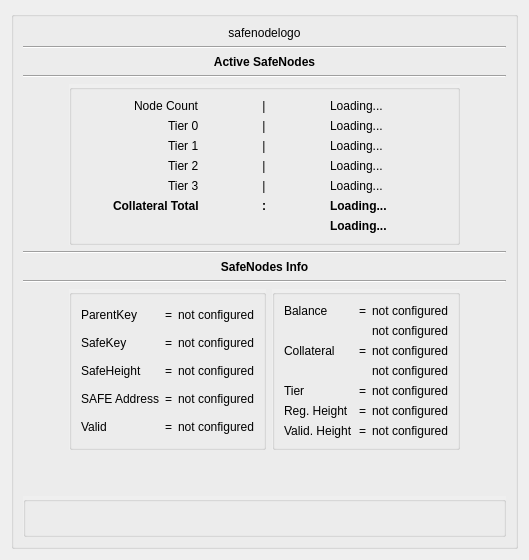
      <widget class="QWidget" name="tab_5">
       <attribute name="title">
        <string>SafeNodes</string>
       </attribute>
       <layout class="QVBoxLayout" name="verticalLayout_11">
        <item>
         <layout class="QHBoxLayout" name="horizontalLayout_17">
          <item>
           <widget class="QGroupBox" name="groupBox_5">
            <property name="title">
             <string/>
            </property>
            <layout class="QGridLayout" name="gridLayout_6">
             <item row="23" column="1">
              <spacer name="horizontalSpacer_8">
               <property name="orientation">
                <enum>Qt::Horizontal</enum>
               </property>
               <property name="sizeHint" stdset="0">
                <size>
                 <width>40</width>
                 <height>20</height>
                </size>
               </property>
              </spacer>
             </item>
             <item row="25" column="1" colspan="4">
              <spacer name="verticalSpacer_6">
               <property name="orientation">
                <enum>Qt::Vertical</enum>
               </property>
               <property name="sizeHint" stdset="0">
                <size>
                 <width>20</width>
                 <height>40</height>
                </size>
               </property>
              </spacer>
             </item>
             <item row="1" column="1" colspan="4">
              <layout class="QVBoxLayout" name="verticalLayout_14">
               <item>
                <widget class="QLabel" name="safenodelogo">
                 <property name="text">
                  <string>safenodelogo</string>
                 </property>
                 <property name="alignment">
                  <set>Qt::AlignCenter</set>
                 </property>
                </widget>
               </item>
               <item>
                <widget class="Line" name="line_4">
                 <property name="orientation">
                  <enum>Qt::Horizontal</enum>
                 </property>
                </widget>
               </item>
               <item>
                <widget class="QLabel" name="label_15">
                 <property name="font">
                  <font>
                   <weight>75</weight>
                   <bold>true</bold>
                  </font>
                 </property>
                 <property name="text">
                  <string>Active SafeNodes</string>
                 </property>
                 <property name="alignment">
                  <set>Qt::AlignCenter</set>
                 </property>
                </widget>
               </item>
               <item>
                <widget class="Line" name="line_3">
                 <property name="orientation">
                  <enum>Qt::Horizontal</enum>
                 </property>
                </widget>
               </item>
              </layout>
             </item>
             <item row="3" column="4">
              <spacer name="horizontalSpacer_10">
               <property name="orientation">
                <enum>Qt::Horizontal</enum>
               </property>
               <property name="sizeHint" stdset="0">
                <size>
                 <width>40</width>
                 <height>20</height>
                </size>
               </property>
              </spacer>
             </item>
             <item row="23" column="2">
              <widget class="QGroupBox" name="groupBox_10">
               <property name="autoFillBackground">
                <bool>true</bool>
               </property>
               <property name="title">
                <string/>
               </property>
               <layout class="QGridLayout" name="gridLayout_7">
                <item row="0" column="0">
                 <layout class="QVBoxLayout" name="verticalLayout_13">
                  <item>
                   <layout class="QGridLayout" name="gridLayout_Info2">
                    <item row="4" column="1">
                     <widget class="QLabel" name="safeheightsep">
                      <property name="text">
                       <string>=</string>
                      </property>
                      <property name="alignment">
                       <set>Qt::AlignCenter</set>
                      </property>
                     </widget>
                    </item>
                    <item row="6" column="1">
                     <widget class="QLabel" name="validsep">
                      <property name="text">
                       <string>=</string>
                      </property>
                      <property name="alignment">
                       <set>Qt::AlignCenter</set>
                      </property>
                     </widget>
                    </item>
                    <item row="3" column="2">
                     <widget class="QLabel" name="safekey">
                      <property name="text">
                       <string>not configured</string>
                      </property>
                     </widget>
                    </item>
                    <item row="6" column="2">
                     <widget class="QLabel" name="is_valid">
                      <property name="text">
                       <string>not configured</string>
                      </property>
                     </widget>
                    </item>
                    <item row="3" column="1">
                     <widget class="QLabel" name="safekeysep">
                      <property name="text">
                       <string>=</string>
                      </property>
                      <property name="alignment">
                       <set>Qt::AlignCenter</set>
                      </property>
                     </widget>
                    </item>
                    <item row="4" column="2">
                     <widget class="QLabel" name="safeheight">
                      <property name="text">
                       <string>not configured</string>
                      </property>
                     </widget>
                    </item>
                    <item row="5" column="2">
                     <widget class="QLabel" name="safeaddress">
                      <property name="text">
                       <string>not configured</string>
                      </property>
                     </widget>
                    </item>
                    <item row="5" column="0">
                     <widget class="QLabel" name="safeaddresslabel">
                      <property name="text">
                       <string>SAFE Address</string>
                      </property>
                     </widget>
                    </item>
                    <item row="5" column="1">
                     <widget class="QLabel" name="safeaddresssep">
                      <property name="text">
                       <string>=</string>
                      </property>
                      <property name="alignment">
                       <set>Qt::AlignCenter</set>
                      </property>
                     </widget>
                    </item>
                    <item row="4" column="0">
                     <widget class="QLabel" name="safeheightlabel">
                      <property name="text">
                       <string>SafeHeight</string>
                      </property>
                     </widget>
                    </item>
                    <item row="3" column="0">
                     <widget class="QLabel" name="safekeylabel">
                      <property name="text">
                       <string>SafeKey</string>
                      </property>
                     </widget>
                    </item>
                    <item row="6" column="0">
                     <widget class="QLabel" name="validlabel">
                      <property name="text">
                       <string>Valid</string>
                      </property>
                     </widget>
                    </item>
                    <item row="1" column="0">
                     <widget class="QLabel" name="parentkeylabel">
                      <property name="text">
                       <string>ParentKey</string>
                      </property>
                     </widget>
                    </item>
                    <item row="1" column="1">
                     <widget class="QLabel" name="parentkeysep">
                      <property name="text">
                       <string>=</string>
                      </property>
                      <property name="alignment">
                       <set>Qt::AlignCenter</set>
                      </property>
                     </widget>
                    </item>
                    <item row="1" column="2">
                     <widget class="QLabel" name="parentkey">
                      <property name="text">
                       <string>not configured</string>
                      </property>
                     </widget>
                    </item>
                   </layout>
                  </item>
                 </layout>
                </item>
               </layout>
              </widget>
             </item>
             <item row="26" column="1" rowspan="3" colspan="4">
              <widget class="QGroupBox" name="groupBox_8">
               <property name="autoFillBackground">
                <bool>true</bool>
               </property>
               <property name="title">
                <string/>
               </property>
               <layout class="QGridLayout" name="gridLayout_8">
                <item row="1" column="0">
                 <layout class="QFormLayout" name="formLayout">
                  <item row="1" column="1">
                   <widget class="QLabel" name="errors">
                    <property name="font">
                     <font>
                      <weight>75</weight>
                      <bold>true</bold>
                     </font>
                    </property>
                    <property name="styleSheet">
                     <string notr="true">color:red;</string>
                    </property>
                    <property name="text">
                     <string/>
                    </property>
                    <property name="wordWrap">
                     <bool>false</bool>
                    </property>
                   </widget>
                  </item>
                 </layout>
                </item>
               </layout>
              </widget>
             </item>
             <item row="3" column="1">
              <spacer name="horizontalSpacer_11">
               <property name="orientation">
                <enum>Qt::Horizontal</enum>
               </property>
               <property name="sizeHint" stdset="0">
                <size>
                 <width>40</width>
                 <height>20</height>
                </size>
               </property>
              </spacer>
             </item>
             <item row="7" column="1" colspan="4">
              <layout class="QVBoxLayout" name="verticalLayout_15">
               <item>
                <widget class="Line" name="line_12">
                 <property name="orientation">
                  <enum>Qt::Horizontal</enum>
                 </property>
                </widget>
               </item>
               <item>
                <widget class="QLabel" name="label_16">
                 <property name="font">
                  <font>
                   <weight>75</weight>
                   <bold>true</bold>
                  </font>
                 </property>
                 <property name="text">
                  <string>SafeNodes Info</string>
                 </property>
                 <property name="alignment">
                  <set>Qt::AlignCenter</set>
                 </property>
                </widget>
               </item>
               <item>
                <widget class="Line" name="line_6">
                 <property name="orientation">
                  <enum>Qt::Horizontal</enum>
                 </property>
                </widget>
               </item>
              </layout>
             </item>
             <item row="3" column="2" colspan="2">
              <widget class="QGroupBox" name="verticalGroupBox_4">
               <property name="autoFillBackground">
                <bool>true</bool>
               </property>
               <property name="alignment">
                <set>Qt::AlignCenter</set>
               </property>
               <layout class="QVBoxLayout" name="verticalLayout_18">
                <property name="sizeConstraint">
                 <enum>QLayout::SetMinimumSize</enum>
                </property>
                <item>
                 <layout class="QHBoxLayout" name="horizontalLayout_19">
                  <item alignment="Qt::AlignRight">
                   <widget class="QLabel" name="node_countlabel">
                    <property name="maximumSize">
                     <size>
                      <width>100</width>
                      <height>16777215</height>
                     </size>
                    </property>
                    <property name="text">
                     <string>Node Count</string>
                    </property>
                   </widget>
                  </item>
                  <item alignment="Qt::AlignHCenter">
                   <widget class="QLabel" name="node_countsep">
                    <property name="minimumSize">
                     <size>
                      <width>20</width>
                      <height>0</height>
                     </size>
                    </property>
                    <property name="sizeIncrement">
                     <size>
                      <width>20</width>
                      <height>0</height>
                     </size>
                    </property>
                    <property name="text">
                     <string>|</string>
                    </property>
                    <property name="alignment">
                     <set>Qt::AlignCenter</set>
                    </property>
                   </widget>
                  </item>
                  <item alignment="Qt::AlignLeft">
                   <widget class="QLabel" name="node_count">
                    <property name="maximumSize">
                     <size>
                      <width>100</width>
                      <height>16777215</height>
                     </size>
                    </property>
                    <property name="text">
                     <string>Loading...</string>
                    </property>
                   </widget>
                  </item>
                 </layout>
                </item>
                <item>
                 <layout class="QHBoxLayout" name="horizontalLayout_20">
                  <item alignment="Qt::AlignRight">
                   <widget class="QLabel" name="tier_0_label">
                    <property name="text">
                     <string>Tier 0</string>
                    </property>
                    <property name="alignment">
                     <set>Qt::AlignLeading|Qt::AlignLeft|Qt::AlignVCenter</set>
                    </property>
                   </widget>
                  </item>
                  <item alignment="Qt::AlignHCenter">
                   <widget class="QLabel" name="tier_0_sep">
                    <property name="text">
                     <string>|</string>
                    </property>
                    <property name="alignment">
                     <set>Qt::AlignCenter</set>
                    </property>
                   </widget>
                  </item>
                  <item alignment="Qt::AlignLeft">
                   <widget class="QLabel" name="tier_0_count">
                    <property name="text">
                     <string>Loading...</string>
                    </property>
                   </widget>
                  </item>
                 </layout>
                </item>
                <item>
                 <layout class="QHBoxLayout" name="horizontalLayout_21">
                  <item alignment="Qt::AlignRight">
                   <widget class="QLabel" name="tier_1_label">
                    <property name="text">
                     <string>Tier 1</string>
                    </property>
                   </widget>
                  </item>
                  <item alignment="Qt::AlignHCenter">
                   <widget class="QLabel" name="tier_1_sep">
                    <property name="text">
                     <string>|</string>
                    </property>
                    <property name="alignment">
                     <set>Qt::AlignCenter</set>
                    </property>
                   </widget>
                  </item>
                  <item alignment="Qt::AlignLeft">
                   <widget class="QLabel" name="tier_1_count">
                    <property name="text">
                     <string>Loading...</string>
                    </property>
                   </widget>
                  </item>
                 </layout>
                </item>
                <item>
                 <layout class="QHBoxLayout" name="horizontalLayout_22">
                  <item alignment="Qt::AlignRight">
                   <widget class="QLabel" name="tier_2_label">
                    <property name="text">
                     <string>Tier 2</string>
                    </property>
                   </widget>
                  </item>
                  <item alignment="Qt::AlignHCenter">
                   <widget class="QLabel" name="tier_2_sep">
                    <property name="text">
                     <string>|</string>
                    </property>
                    <property name="alignment">
                     <set>Qt::AlignCenter</set>
                    </property>
                   </widget>
                  </item>
                  <item alignment="Qt::AlignLeft">
                   <widget class="QLabel" name="tier_2_count">
                    <property name="text">
                     <string>Loading...</string>
                    </property>
                   </widget>
                  </item>
                 </layout>
                </item>
                <item>
                 <layout class="QHBoxLayout" name="horizontalLayout_23">
                  <item alignment="Qt::AlignRight">
                   <widget class="QLabel" name="tier_3_label">
                    <property name="text">
                     <string>Tier 3</string>
                    </property>
                   </widget>
                  </item>
                  <item alignment="Qt::AlignHCenter">
                   <widget class="QLabel" name="tier_3_sep">
                    <property name="text">
                     <string>|</string>
                    </property>
                    <property name="alignment">
                     <set>Qt::AlignCenter</set>
                    </property>
                   </widget>
                  </item>
                  <item alignment="Qt::AlignLeft">
                   <widget class="QLabel" name="tier_3_count">
                    <property name="text">
                     <string>Loading...</string>
                    </property>
                   </widget>
                  </item>
                 </layout>
                </item>
                <item>
                 <layout class="QHBoxLayout" name="horizontalLayout_24">
                  <item alignment="Qt::AlignRight">
                   <widget class="QLabel" name="collateral_total_label">
                    <property name="font">
                     <font>
                      <weight>75</weight>
                      <bold>true</bold>
                     </font>
                    </property>
                    <property name="text">
                     <string>Collateral Total</string>
                    </property>
                    <property name="alignment">
                     <set>Qt::AlignJustify|Qt::AlignVCenter</set>
                    </property>
                   </widget>
                  </item>
                  <item alignment="Qt::AlignHCenter">
                   <widget class="QLabel" name="collateral_totalsep">
                    <property name="font">
                     <font>
                      <weight>75</weight>
                      <bold>true</bold>
                     </font>
                    </property>
                    <property name="text">
                     <string>:</string>
                    </property>
                    <property name="alignment">
                     <set>Qt::AlignCenter</set>
                    </property>
                   </widget>
                  </item>
                  <item alignment="Qt::AlignLeft">
                   <widget class="QLabel" name="collateral_total">
                    <property name="font">
                     <font>
                      <weight>75</weight>
                      <bold>true</bold>
                     </font>
                    </property>
                    <property name="text">
                     <string>Loading...</string>
                    </property>
                   </widget>
                  </item>
                 </layout>
                </item>
                <item>
                 <layout class="QHBoxLayout" name="horizontalLayout_25">
                  <item>
                   <widget class="QLabel" name="label_19">
                    <property name="text">
                     <string/>
                    </property>
                   </widget>
                  </item>
                  <item>
                   <widget class="QLabel" name="label_18">
                    <property name="text">
                     <string/>
                    </property>
                   </widget>
                  </item>
                  <item alignment="Qt::AlignLeft">
                   <widget class="QLabel" name="collateral_total_usd">
                    <property name="font">
                     <font>
                      <weight>75</weight>
                      <bold>true</bold>
                     </font>
                    </property>
                    <property name="text">
                     <string>Loading...</string>
                    </property>
                    <property name="alignment">
                     <set>Qt::AlignLeading|Qt::AlignLeft|Qt::AlignVCenter</set>
                    </property>
                   </widget>
                  </item>
                 </layout>
                </item>
               </layout>
              </widget>
             </item>
             <item row="23" column="3">
              <widget class="QGroupBox" name="groupBox_9">
               <property name="autoFillBackground">
                <bool>true</bool>
               </property>
               <property name="title">
                <string/>
               </property>
               <layout class="QGridLayout" name="gridLayout_5">
                <item row="0" column="0">
                 <layout class="QVBoxLayout" name="verticalLayout_12">
                  <item>
                   <layout class="QGridLayout" name="gridLayout_Info">
                    <item row="7" column="2">
                     <widget class="QLabel" name="last_reg_height">
                      <property name="text">
                       <string>not configured</string>
                      </property>
                     </widget>
                    </item>
                    <item row="2" column="1">
                     <widget class="QLabel" name="balancesep">
                      <property name="text">
                       <string>=</string>
                      </property>
                      <property name="alignment">
                       <set>Qt::AlignCenter</set>
                      </property>
                     </widget>
                    </item>
                    <item row="2" column="0">
                     <widget class="QLabel" name="balancelabel">
                      <property name="text">
                       <string>Balance</string>
                      </property>
                     </widget>
                    </item>
                    <item row="4" column="1">
                     <widget class="QLabel" name="collateralsep">
                      <property name="text">
                       <string>=</string>
                      </property>
                      <property name="alignment">
                       <set>Qt::AlignCenter</set>
                      </property>
                     </widget>
                    </item>
                    <item row="2" column="2">
                     <widget class="QLabel" name="balance">
                      <property name="text">
                       <string>not configured</string>
                      </property>
                     </widget>
                    </item>
                    <item row="4" column="0">
                     <widget class="QLabel" name="collaterallabel">
                      <property name="text">
                       <string>Collateral</string>
                      </property>
                     </widget>
                    </item>
                    <item row="4" column="2">
                     <widget class="QLabel" name="collateral">
                      <property name="text">
                       <string>not configured</string>
                      </property>
                     </widget>
                    </item>
                    <item row="3" column="2">
                     <widget class="QLabel" name="balance_usd">
                      <property name="text">
                       <string>not configured</string>
                      </property>
                     </widget>
                    </item>
                    <item row="6" column="2">
                     <widget class="QLabel" name="tier">
                      <property name="text">
                       <string>not configured</string>
                      </property>
                     </widget>
                    </item>
                    <item row="6" column="1">
                     <widget class="QLabel" name="tiersep">
                      <property name="text">
                       <string>=</string>
                      </property>
                      <property name="alignment">
                       <set>Qt::AlignCenter</set>
                      </property>
                     </widget>
                    </item>
                    <item row="6" column="0">
                     <widget class="QLabel" name="tierlabel">
                      <property name="text">
                       <string>Tier</string>
                      </property>
                     </widget>
                    </item>
                    <item row="5" column="2">
                     <widget class="QLabel" name="collateral_usd">
                      <property name="text">
                       <string>not configured</string>
                      </property>
                     </widget>
                    </item>
                    <item row="7" column="0">
                     <widget class="QLabel" name="last_reg_heightlabel">
                      <property name="text">
                       <string>Reg. Height</string>
                      </property>
                     </widget>
                    </item>
                    <item row="7" column="1">
                     <widget class="QLabel" name="last_reg_heightsep">
                      <property name="text">
                       <string>=</string>
                      </property>
                      <property name="alignment">
                       <set>Qt::AlignCenter</set>
                      </property>
                     </widget>
                    </item>
                    <item row="8" column="0">
                     <widget class="QLabel" name="valid_thru_heightlabel">
                      <property name="text">
                       <string>Valid. Height</string>
                      </property>
                     </widget>
                    </item>
                    <item row="8" column="1">
                     <widget class="QLabel" name="valid_thru_heightsep">
                      <property name="text">
                       <string>=</string>
                      </property>
                      <property name="alignment">
                       <set>Qt::AlignCenter</set>
                      </property>
                     </widget>
                    </item>
                    <item row="8" column="2">
                     <widget class="QLabel" name="valid_thru_height">
                      <property name="text">
                       <string>not configured</string>
                      </property>
                     </widget>
                    </item>
                   </layout>
                  </item>
                 </layout>
                </item>
               </layout>
              </widget>
             </item>
             <item row="23" column="4">
              <spacer name="horizontalSpacer_9">
               <property name="orientation">
                <enum>Qt::Horizontal</enum>
               </property>
               <property name="sizeHint" stdset="0">
                <size>
                 <width>40</width>
                 <height>20</height>
                </size>
               </property>
              </spacer>
             </item>
            </layout>
           </widget>
          </item>
         </layout>
        </item>
       </layout>
      </widget>
